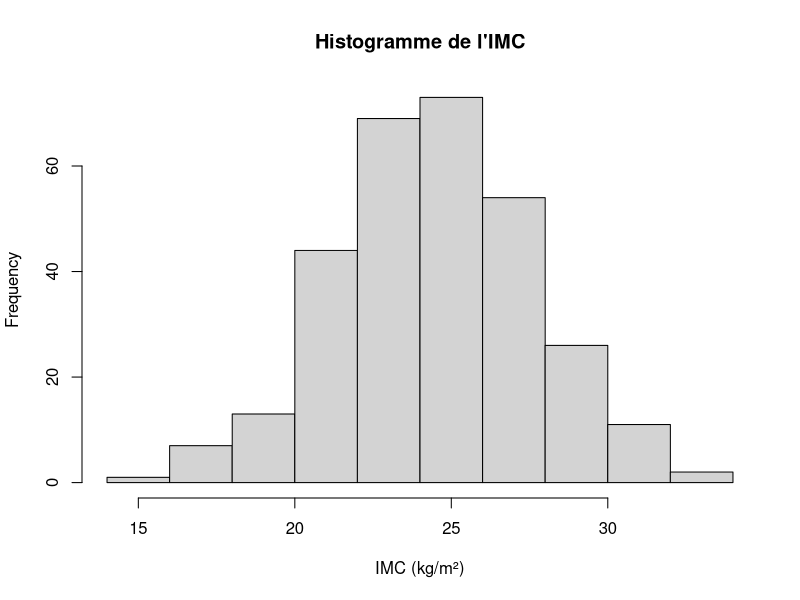
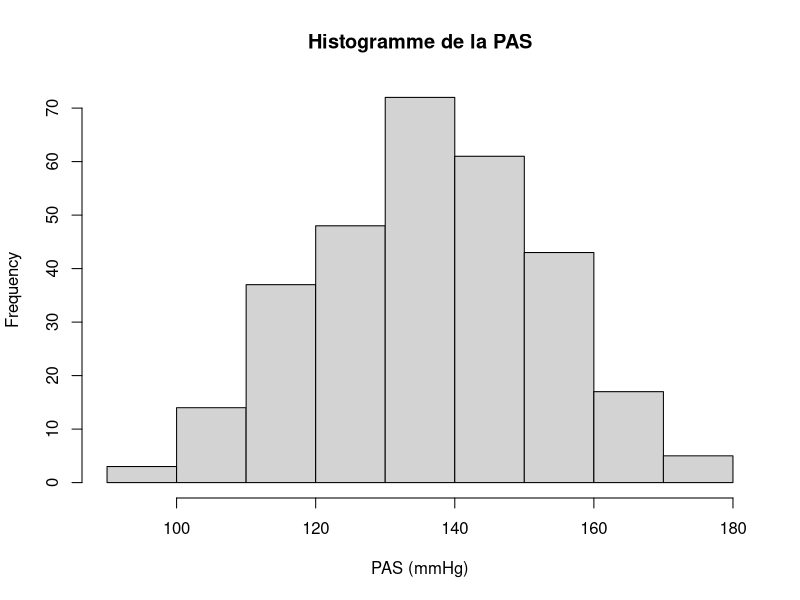
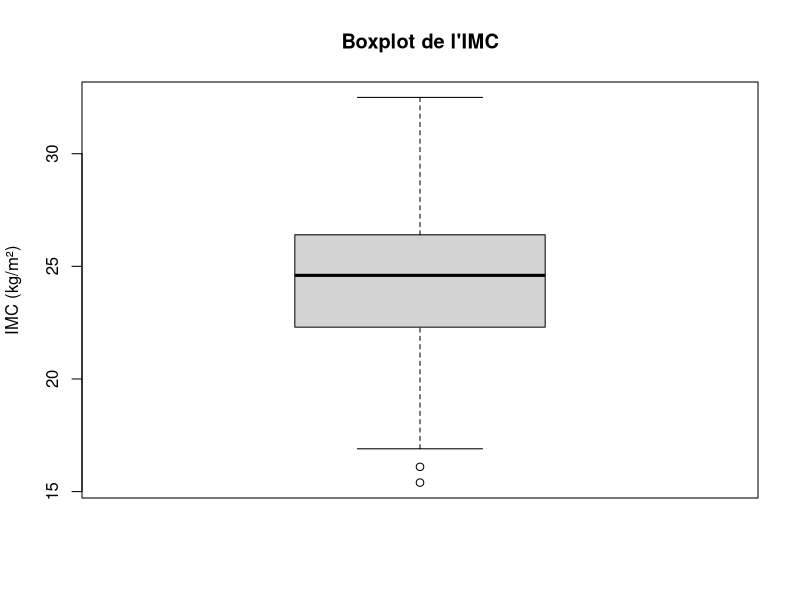
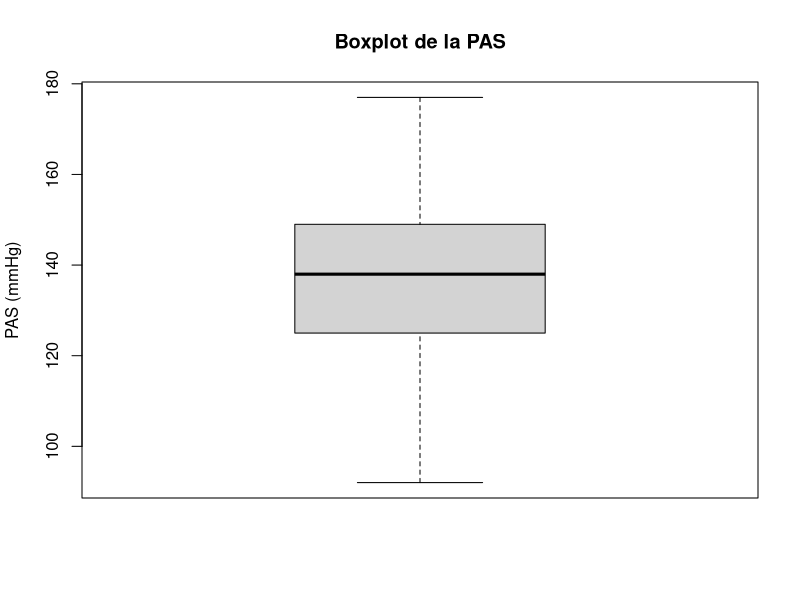
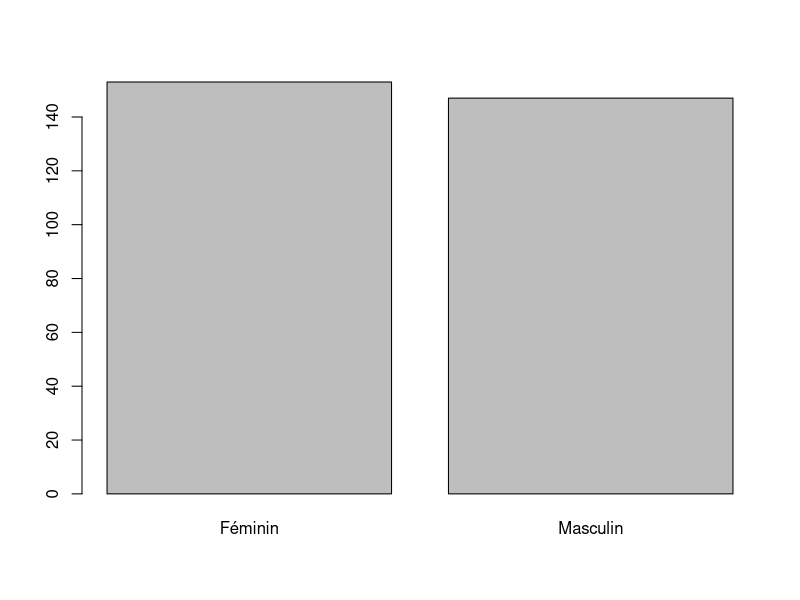
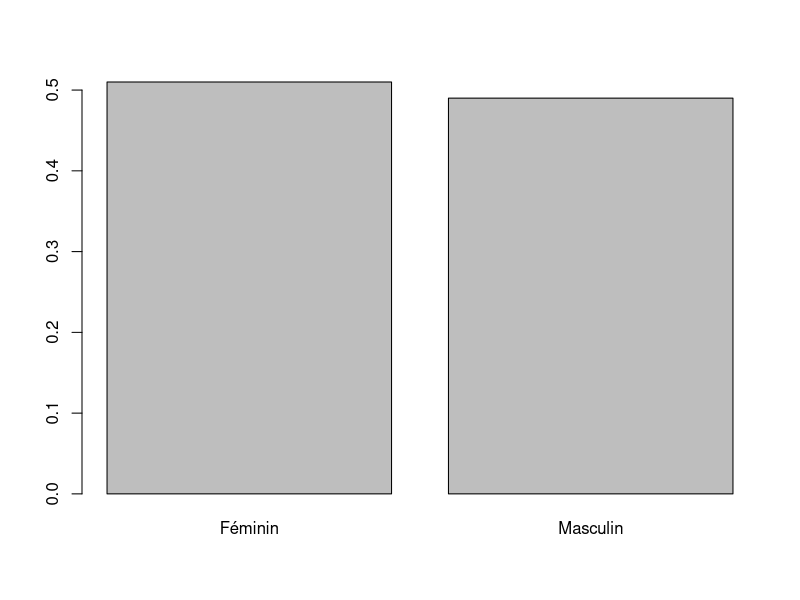
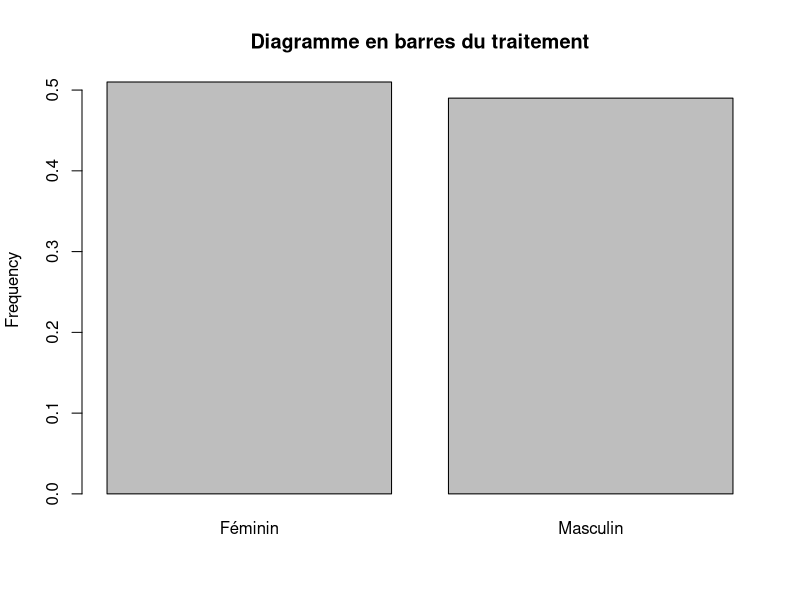
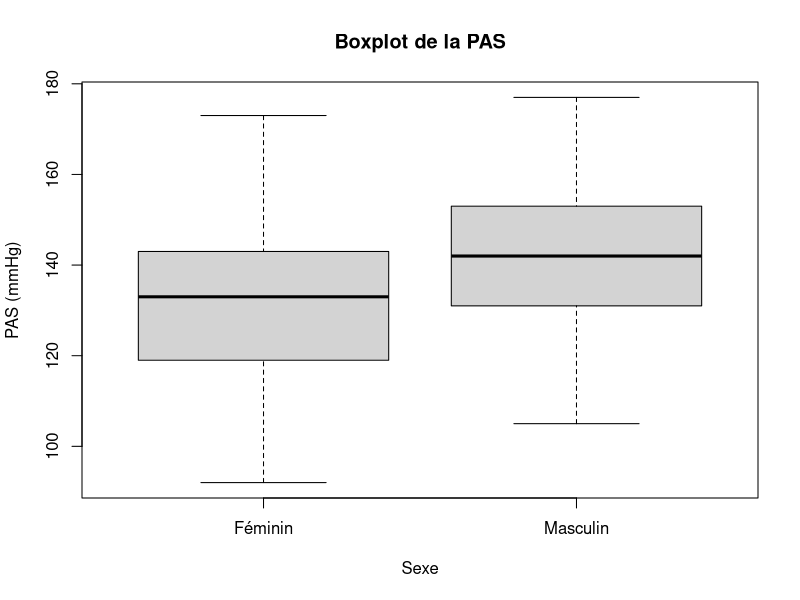

R code for these plots, in order: (Note: this script raises an error after producing the figures.)
# B Lepage le 25 aout 2025
# R version 4.5.1 (2025-06-13 ucrt) -- "Great Square Root"
# Copyright (C) 2025 The R Foundation for Statistical Computing
# Platform: x86_64-w64-mingw32/x64


### 1ers exemples d'analyse de base de données : 
rm(list = ls())
# ---------------------------------------------------------------------------- #
# 1) Importer les bases ----
# ---------------------------------------------------------------------------- #
df_1 <- read.csv2("data/df_1.csv")
meta_df_1 <- read.csv2("data/meta_df_1.csv")
meta_df_1
#      var               label id_labs code_labs         labs
# 1 subjid Identifiant patient       1        NA             
# 2    sex                Sexe       1         0      Féminin
# 3    sex                Sexe       2         1     Masculin
# 4    imc         IMC (kg/m²)       1        NA             
# 5  trait          Traitement       1         1      Placebo
# 6  trait          Traitement       2         2 Traitement A
# 7  trait          Traitement       3         3 Traitement B
# 8    pas          PAS (mmHg)       1        NA             

# ---------------------------------------------------------------------------- #
# 2) Jeter un oeil à la base de données ----
# ---------------------------------------------------------------------------- #
# pipe natif de R : 
# le pipe 
# x |> f() est équivalente à f(x) pour une fonction dont le 1er argument est argument x
# et l’écriture x |> f(y) est équivalent à f(x, y) pour une fonction à deux arguments, x et y
# c'est à dire que la valeur x à gauche du pipe (LHS, left-hand side)
# est appliquée au premier argument dans la fonction à droite du pipe (RHS right-hand side)

df_1 |> head() # équivalent de head(df_1)

df_1 |> tail()  # équivalent de tail(df_1)

df_1 |> str() # équivalent de str(df_1)

# cela permet d'avoir un code dont la décomposition est plus lisible
# par exemple 
round(mean(df_1$imc, na.rm = TRUE), digits = 1)

# est équivalent à  :
df_1$imc |> 
  mean(na.rm = TRUE) |>
  round(digits = 1)
  
# il est possible de placer l'élément à gauche du pipe à un autre argument
# dans la fonction à droite du pipe avec un "placeholder" underscore _
# x |> f(y, argument = _)     est équivalent à f(y, argument = x)
paste0("la moyenne de l'IMC est ",
       round(mean(df_1$imc, na.rm = TRUE), digits = 1),
       " kg/m2")

# est équivalent à  :
df_1$imc |> 
  mean(na.rm = TRUE) |>
  round(digits = 1) |>
  paste0("la moyenne de l'IMC est ", 
         a = _, # ne fonctionne pas si on indique "_" seul, il faut un format d'argument "a = _"
         " kg/m2")


### fonctions with() et within()
# On peut utiliser la fonction with() pour:
#  - faire des calculs statistiques
#  - faire des calculs temporaires
#  - quand il n'y a pas besoin de modifier les données

# On peut utiliser la fonction within() pour:
#  - créer de nouvelles colonnes
#  - mettre à jour des colonnes existantes
#  - les tâches de transformation de données


### fonction with()
# La fonction with() permet d'appliquer une fonction à une variable dans un data.frame
# sans utiliser l'opérateur $
mean(df_1$imc) 
# est équivalent à :
with(df_1, mean(imc)) 
# [1] 24.481

with(df_1,
     imc |> 
       mean(na.rm = TRUE) |>
       round(digits = 1) |>
       paste0("la moyenne de l'IMC est ", a = _, " kg/m2"))

# ---------------------------------------------------------------------------- #
# 3) description simple des paramètres des distributions ----
# ---------------------------------------------------------------------------- #
# la fonction within() peut modifier un data frame et retourner le data frame modifié
# on peut le faire variable par variable 
df_1.bis <- within(df_1, # au sein de la base df_1
                   sexL <- factor(sex, # pas besoin du $
                                  labels = meta_df_1$labs[meta_df_1$var == "sex"]))
# df_1.bis <- within(df_1, # au sein de la base df_1
#                    sexL <- factor(sex, # pas besoin du $
#                                   labels = meta_df_1 |> 
#                                     subset(var == "sex", labs))) 
head(df_1.bis)
#   subjid sex  imc trait pas     sexL
# 1      1   0 24.8     2 140  Féminin
# 2      2   0 24.1     3 109  Féminin
# 3      3   0 26.4     1 156  Féminin
# 4      4   0 23.3     2 124  Féminin
# 5      5   0 25.4     2 131  Féminin
# 6      6   1 25.0     3 148 Masculin

df_1.bis <- within(df_1.bis, # on part du nouveau data.frame
                   traitL <- factor(trait,
                                    labels = meta_df_1$labs[meta_df_1$var == "trait"]))
head(df_1.bis)
#   subjid sex  imc trait pas     sexL       traitL
# 1      1   0 24.8     2 140  Féminin Traitement A
# 2      2   0 24.1     3 109  Féminin Traitement B
# 3      3   0 26.4     1 156  Féminin      Placebo
# 4      4   0 23.3     2 124  Féminin Traitement A
# 5      5   0 25.4     2 131  Féminin Traitement A
# 6      6   1 25.0     3 148 Masculin Traitement B

# mais également créer plusieurs variables en même temps en mettant les expressions 
# entre accolades {}
df_1 <- within(df_1, {
                 sexL <- factor(sex, 
                                labels = meta_df_1$labs[meta_df_1$var == "sex"])
                 traitL <- factor(trait,
                                  labels = meta_df_1$labs[meta_df_1$var == "trait"])
               })
head(df_1) # à noter qu'il a terminé par la première commande sex !
#   subjid sex  imc trait pas       traitL     sexL
# 1      1   0 24.8     2 140 Traitement A  Féminin
# 2      2   0 24.1     3 109 Traitement B  Féminin
# 3      3   0 26.4     1 156      Placebo  Féminin
# 4      4   0 23.3     2 124 Traitement A  Féminin
# 5      5   0 25.4     2 131 Traitement A  Féminin
# 6      6   1 25.0     3 148 Traitement B Masculin

# +++ TOUJOURS VERIFIER QUE L'ON A CREE CORRECTEMENT LES NOUVELLES VARIABLES +++
df_1 |> 
  subset(select = c(sex, sexL)) |> 
  table()
#    sexL
# sex Féminin Masculin
# 0     153        0
# 1       0      147

df_1 |> 
  subset(select = c(trait, traitL)) |> 
  table()
#      traitL
# trait Placebo Traitement A Traitement B
# 1     120            0            0
# 2       0           91            0
# 3       0            0           89

df_1 |> summary()
#     subjid            sex            imc            trait            pas                 traitL          sexL    
# Min.   :  1.00   Min.   :0.00   Min.   :15.40   Min.   :1.000   Min.   : 92.0   Placebo     :120   Féminin :153  
# 1st Qu.: 75.75   1st Qu.:0.00   1st Qu.:22.30   1st Qu.:1.000   1st Qu.:125.0   Traitement A: 91   Masculin:147  
# Median :150.50   Median :0.00   Median :24.60   Median :2.000   Median :138.0   Traitement B: 89                 
# Mean   :150.50   Mean   :0.49   Mean   :24.48   Mean   :1.897   Mean   :137.1                                    
# 3rd Qu.:225.25   3rd Qu.:1.00   3rd Qu.:26.40   3rd Qu.:3.000   3rd Qu.:149.0                                    
# Max.   :300.00   Max.   :1.00   Max.   :32.50   Max.   :3.000   Max.   :177.0

## Conseil : il vaut mieux créer de nouvelle variable qu'écraser les variables déjà exisante
##           (éviter de remplacer les valeurs de la variable sex initiale par le facteur par exemple)

# ---------------------------------------------------------------------------- #
## 3.1) variables quantitatives ----
# ---------------------------------------------------------------------------- #
### on veut récupérer les paramètres suivants : 
###  - effectifs non-manquants
###  - moyenne
###  - écart type
###  - minimum, 1er quartiles, médiane, 3ème quartile, maximum

# comme il n'y a pas de manquant dans cette base, on peut directement utiliser
# la fonction length() ou nrow() pour connaître les effectifs 
df_1 |> nrow()

df_1$imc |> length()
# la fonction with permet d'appliquer une fonction sur une variable sans avoir besoin de l'opérateur $
with(df_1, length(imc))
# on également peut utiliser le pipe au sein de la fonction with()
with(df_1, 
     imc |> length())

# pour compter les effectifs non-manquants : 
df_1$imc[!is.na(df_1$imc)] |> length()
# avec with
with(df_1,
     length(imc[!is.na(imc)]))
# avec le pipe
df_1 |>
  subset(subset = (!is.na(imc))) |> # sélectionne la base de données sans IMC manquant
  nrow() # nombre de lignes dans cette pas de données

# moyennes
with(df_1, imc |> mean(na.rm = TRUE)) # 24.481
with(df_1, pas |> mean(na.rm = TRUE)) # 137.1467

# déviation standard (écart-type)
with(df_1, imc |> sd(na.rm = TRUE)) # 3.069072
with(df_1, pas |> sd(na.rm = TRUE)) # 16.80237

# quantiles
with(df_1, imc |> quantile(probs = c(0, 0.25, 0.5, 0.75, 1), na.rm = TRUE)) 
#   0%  25%  50%  75% 100% 
# 15.4 22.3 24.6 26.4 32.5
with(df_1, pas |> quantile(probs = c(0, 0.25, 0.5, 0.75, 1), na.rm = TRUE)) 
# 0%  25%  50%  75% 100% 
# 92  125  138  149  177


### Définir une fonction dans R
# pour récupérer l'ensemble de ces valeurs en une seule fois, 
# on peut créer une fonction qui va tous les calculer et retourner les résultats 
# sous forme de vecteur
# 3 arguments : 
#   - x la variable, 
#   - le nombre de chiffres après la virgule pour la présentation arrondie (on indique 2 par défaut)
#   - un paramètre pour définir si les manquants sont supprimés ou non pour 
#     le calcul des moyennes et autres paramètres (on indique TRUE par défaut)
univ_quanti <- function(x, dig = 2, remove_miss = TRUE) { 
  n <- length(x[!is.na(x)])     # table(!is.na(x))["TRUE"]
  moy <- mean(x, na.rm = remove_miss)
  sd <- sd(x, na.rm = remove_miss)
  q <- quantile(x, probs = c(0, 0.25, 0.5, 0.75, 1), na.rm = remove_miss)
  
  # on stocke les résultat dans un vecteur de réels 
  param <- c(n, 
             round(moy, digits = dig), 
             round(sd, digits = dig), 
             q)
  # on peut ajouter un nom à chaque élément du vecteur
  names(param) <- c("N", "mean", "sd", "min", "Q1", "median", "Q3", "max")
  return(param)
}

with(df_1, 
     imc |> univ_quanti(dig = 1, remove_miss = TRUE))
#     N   mean     sd    min     Q1 median     Q3    max 
# 300.0   24.5    3.1   15.4   22.3   24.6   26.4   32.5
with(df_1, 
     pas |> univ_quanti(dig = 1, remove_miss = TRUE))
#     N   mean     sd    min     Q1 median     Q3    max 
# 300.0  137.1   16.8   92.0  125.0  138.0  149.0  177.0 



### Fonction apply, lapply, sapply
# on peut appliquer une fonction de manière répétée : 
#  - à des colonne ou des lignes de matrices avec la fonction apply()
#  - à des vecteurs ou des listes avec lapply() ou sapply() 
#    lapply() retourne une liste
#    sapply() retourne une matrice (ou un vecteur)
df_1 |> 
  subset(select = c(imc, pas)) |>
  apply(MARGIN = 2, # applique la fonction par colonne
        FUN = univ_quanti,
        dig = 1, remove_miss = TRUE)
#          imc   pas      le résultat est une matrice de réels
# N      300.0 300.0
# mean    24.5 137.1
# sd       3.1  16.8
# min     15.4  92.0
# Q1      22.3 125.0
# median  24.6 138.0
# Q3      26.4 149.0
# max     32.5 177.0

## lapply retourne une liste de même longueur que X
df_1 |> 
  subset(select = c(imc, pas)) |>
  lapply(FUN = univ_quanti,
         dig = 1, remove_miss = TRUE)
# $imc                                                    le résultat est une liste
#     N   mean     sd    min     Q1 median     Q3    max 
# 300.0   24.5    3.1   15.4   22.3   24.6   26.4   32.5 
# 
# $pas
#     N   mean     sd    min     Q1 median     Q3    max 
# 300.0  137.1   16.8   92.0  125.0  138.0  149.0  177.0 

## sapply fonctionne comme lapply, mais retourne les résultats en vecteur ou matrice
df_1 |> 
  subset(select = c(imc, pas)) |>
  sapply(FUN = univ_quanti,
         dig = 1, remove_miss = TRUE)



# ---------------------------------------------------------------------------- #
## 3.2) variables qualitatives ----
# ---------------------------------------------------------------------------- #
### on veut récupérer les paramètres suivants : 
###  - effectifs non-manquants
###  - pourcentages

### sex
with(df_1, table(sexL)) # un vecteur avec les effectifs
with(df_1, prop.table(table(sexL))) # un vecteur avec les pourcentages
# on va combiner ces deux vecteurs pour les afficher dans une matrice 
tab_sex <- with(df_1,
                cbind(table(sexL),
                      prop.table(table(sexL)) * 100 |> 
                        round(digits = 1)))
colnames(tab_sex) <- c("n", "pct")

### traitement
tab_trait <- with(df_1,
                cbind(table(traitL),
                      prop.table(table(traitL)) * 100 |>
                        round(digits = 1)))
colnames(tab_trait) <- c("n", "pct")
# il ne fait pas l'arrondi sur les pourcentages ??!!


# ---------------------------------------------------------------------------- #
# 4) représentation graphiques des variables ----
# ---------------------------------------------------------------------------- #
# +++ C'est TOUJOURS UNE BONNE IDEE DE REGARDER SES DONNEES GRAPHIQUEMENT +++
# R base comporte quelques fonction graphiques permettant de représenter les variables
# qualitatives ou quantitatives

### Variables quantitatives : 
# histogrammes 
with(df_1, 
     imc |> hist(xlab = "IMC (kg/m²)", main = "Histogramme de l'IMC")) 
with(df_1, 
     pas |> hist(xlab = "PAS (mmHg)", main = "Histogramme de la PAS")) 

# boxplots
with(df_1,
     imc |> boxplot(main = "Boxplot de l'IMC", ylab = "IMC (kg/m²)"))
with(df_1,
     pas |> boxplot(main = "Boxplot de la PAS", ylab = "PAS (mmHg)"))

### variables qualitatives
# bar plots
with(df_1,
     table(sexL) |> barplot()) # avec les effectifs
with(df_1,
     table(sexL) |> 
       prop.table() |> 
       barplot()) # avec les pourcentages

# utiliser la variable en facteur permet d'indiquer directement les labesl en clair
with(df_1,
     table(sexL) |> 
       prop.table() |> 
       barplot(ylab = "Frequency",
               main = "Diagramme en barres du traitement")) 

### Croiser une variable quantitative en fonction d'une variable qualitative
# avec des boxplots
with(df_1,
     boxplot(pas ~ sexL,
             ylab = "PAS (mmHg)",
             xlab = meta_df_1$label[meta_df_1$var == "sex" & meta_df_1$id_labs == 1],
             main = "Boxplot de la PAS"))

with(df_1,
     boxplot(pas ~ traitL,
             ylab = "PAS (mmHg)",
             xlab = meta_df_1$label[meta_df_1$var == "trait" & meta_df_1$id_labs == 1],
             main = "Boxplot de la PAS"))

### Croiser deux variables quantitatives
# avec un nuage de points
# avec la fonction with()
with(df_1,
     plot(pas ~ imc,
          xlab = "IMC (kg/m²)", ylab = "PAS (mmHg)",
          main = "Nuage de points de la PAS en fonction de l'IMC"))

# avec le pipe natif
df_1 |>
  plot(pas ~ imc, 
       data = _, # indiquer le "placeholder" 
       xlab = "IMC (kg/m²)", ylab = "PAS (mmHg)",
       main = "Nuage de points de la PAS en fonction de l'IMC")
    


# ---------------------------------------------------------------------------- #
# 5) comparaisons bivariées ----
# ---------------------------------------------------------------------------- #
## 5.1) variables quantitatives vs quali ----
# ---------------------------------------------------------------------------- #
### on peut utiliser la fonction aggregate() qui permet d'appliquer 
### des fonctions à des sous-groupes de variables (définies en facteurs)
with(df_1,
     aggregate(x = list(imc = imc, pas = pas),
               by = list(sexL),
               FUN = mean,
               simplify = TRUE))
#    Group.1      imc      pas
# 1  Féminin 24.09281 132.4902
# 2 Masculin 24.88503 141.9932

# on modifie la fonction de calcul de paramètres en ajoutant un argument
# qui va calculer ou non les quantiles selon un argument VRAI/FAUX :
univ_quanti <- function(x, dig = 2, remove_miss = TRUE, quantiles = TRUE) { 
  n <- length(x[!is.na(x)])     # table(!is.na(x))["TRUE"]
  moy <- mean(x, na.rm = remove_miss)
  sd <- sd(x, na.rm = remove_miss)
  q <- quantile(x, probs = c(0, 0.25, 0.5, 0.75, 1), na.rm = remove_miss)
  
  # on stocke les résultat dans un vecteur de réels 
  if (quantiles == TRUE) {
    param <- c(n, 
               round(moy, digits = dig), 
               round(sd, digits = dig), 
               q)
  } else {
    param <- c(n, 
               round(moy, digits = dig), 
               round(sd, digits = dig))
  }
  
  # on peut ajouter un nom à chaque élément du vecteur
  if (quantiles == TRUE) {
    names(param) <- c("N", "mean", "sd", "min", "Q1", "median", "Q3", "max")
  } else {
    names(param) <- c("N", "mean", "sd")
  }
  
  # retourne les résultats
  return(param)
}
with(df_1,
     imc |> univ_quanti(dig = 1, remove_miss = TRUE, quantiles = TRUE))
#     N   mean     sd    min     Q1 median     Q3    max 
# 300.0   24.5    3.1   15.4   22.3   24.6   26.4   32.5
with(df_1,
     imc |> univ_quanti(dig = 1, remove_miss = TRUE, quantiles = FALSE))
#     N  mean    sd 
# 300.0  24.5   3.1

imc_by_sex <- with(df_1,
                   aggregate(x = imc, 
                             by = list(sexL), 
                             FUN = univ_quanti, # fonction à utiliser
                             dig = 1, remove_miss = TRUE, quantiles = FALSE)) 
imc_by_sex
#    Group.1   x.N x.mean  x.sd
# 1  Féminin 153.0   24.1   3.1
# 2 Masculin 147.0   24.9   3.0

pas_by_sex <- with(df_1,
                   aggregate(x = pas, 
                             by = list(sexL), 
                             FUN = univ_quanti, # fonction à utiliser
                             dig = 1, remove_miss = TRUE, quantiles = FALSE))
pas_by_sex
#    Group.1   x.N x.mean  x.sd
# 1  Féminin 153.0  132.5  16.8
# 2 Masculin 147.0  142.0  15.5


### fonction tapply()
imc_by_sex.bis <- with(df_1,
                       tapply(X = imc, 
                              INDEX = list(sexL), 
                              FUN = univ_quanti, # fonction à utiliser
                              dig = 1, remove_miss = TRUE, quantiles = FALSE)) 
imc_by_sex.bis
# $Féminin
# N  mean    sd 
# 153.0  24.1   3.1 
# 
# $Masculin
# N  mean    sd 
# 147.0  24.9   3.0


# ---------------------------------------------------------------------------- #
## 5.2) variables qualitatives vs quali ----
# ---------------------------------------------------------------------------- #
### description du sexe en fonction du traitement :

## effectifs : 
trait_by_sex_N <- table(df_1$sexL, df_1$traitL)
trait_by_sex_N
#          Placebo Traitement A Traitement B
# Féminin       57           46           50
# Masculin      63           45           39

## pourcentages 
trait_by_sex_pct <- prop.table(trait_by_sex_N,
                               margin = 2) # 1 = par ligne, 2 = par colonne, NULL = par cellule)
trait_by_sex_pct
#            Placebo Traitement A Traitement B
# Féminin  0.4750000    0.5054945    0.5617978
# Masculin 0.5250000    0.4945055    0.4382022

## si on veut afficher dans une même table les effectifs et pourcentage, 
## on peut utiliser paste0 et arrondire les pourcentages
tab_biv_quali <- paste0(trait_by_sex_N, "(",round(trait_by_sex_pct * 100, digits = 1), "%)")
tab_biv_quali
# c'est devenu un vecteur atomique de caractères
# on va lui redonner les dimensions et noms des matrices initiales
dim(tab_biv_quali) <- dim(trait_by_sex_N)
dimnames(tab_biv_quali) <- dimnames(trait_by_sex_N)
tab_biv_quali
#         Placebo     Traitement A Traitement B
# Féminin  "57(47.5%)" "46(50.5%)"  "50(56.2%)" 
# Masculin "63(52.5%)" "45(49.5%)"  "39(43.8%)"


### sex
table(df_1$sexL) # un vecteur avec les effectifs
prop.table(table(df_1$sexL)) # un vecteur avec les pourcentages
# on va combiner ces deux vecteurs pour les afficher dans une matrice 
tab_sex <- cbind(table(df_1$sexL), 
                 round(prop.table(table(df_1$sexL)) * 100, digits = 1))
colnames(tab_sex) <- c("n", "pct")

### traitement
tab_trait <- cbind(table(df_1$traitL), 
                   round(prop.table(table(df_1$traitL)) * 100, digits = 1))
colnames(tab_trait) <- c("n", "pct")

# ---------------------------------------------------------------------------- #
## 5.3) Tests de Student et Wilcoxon ----
# ---------------------------------------------------------------------------- #
# Comparaison de l'IMC et de la PAS en fonction du sexe (2 moyennes)
### Test de Student
ttest.imc.sex <- t.test(data = df_1, imc ~ sex, 
                        var.equal = TRUE) # par défaut, c'est faux, il applique 
# un test de Welch (pour variances inégales)
ttest.imc.sex
# Two Sample t-test
# 
# data:  imc by sex
# t = -2.2502, df = 298, p-value = 0.02517
# alternative hypothesis: true difference in means between group 0 and group 1 is not equal to 0
# 95 percent confidence interval:
#   -1.48508718 -0.09935993
# sample estimates:
# mean in group 0 mean in group 1 
#        24.09281        24.88503 

ttest.imc.sex$p.value # [1] 0.02516741    p-value
ttest.imc.sex$conf.int # intervalle de confiance à 95% de la dif. des 2 moyennes
# [1] -1.48508718 -0.09935993
# attr(,"conf.level")
# [1] 0.95

ttest.pas.sex <- t.test(data = df_1, pas ~ sex, 
                        var.equal = TRUE)

### Test de Levene pour vérifier l'égalité des variances
# la fonction du test de Levene est dans le package "car"
?car::leveneTest
car::leveneTest(data = df_1, imc ~ sexL) # la variable en classe doit être un factor
car::leveneTest(data = df_1, pas ~ sexL) # la variable en classe doit être un factor
# OK, les deux p-values sont largement > 0.05


### on peut ajouter ces p-values aux tables descriptives réalisées précédemment : 
tb_biv_quanti1$`p-values` <- c("", 
                               as.character(round(ttest.imc.sex$p.value, digits = 2)), 
                               as.character(round(ttest.pas.sex$p.value, digits = 7)))
qflextable(tb_biv_quanti1)


### Si les variances n'avaient pas été égales, on aurait appliqué le 
### Test de Wilcoxon-Mann-Whitney
wilcox.test(data = df_1, imc ~ sex) # p-value = 0.02499
wilcox.test(data = df_1, pas ~ sex) # p-value = 1.529e-06

# ---------------------------------------------------------------------------- #
## 5.4) Tests d'ANOVA et de Kruskal-Wallis ----
# ---------------------------------------------------------------------------- #
# Comparaison de l'IMC et de la PAS en fonction du traitement (3 moyennes)
### Test d'Anova
# c'est un modèle linéaire, on va utiliser la fonction lm() pour linear model
# utiliser le facteur traitL permet de créer automatiquement des indicatrices
mod_imc_trait <- lm(imc ~ traitL, 
                    data = df_1)
summary(mod_imc_trait)
# Coefficients:
#                    Estimate Std. Error t value Pr(>|t|)    
# (Intercept)        24.32083    0.28032  86.761   <2e-16 ***
# traitLTraitement A  0.50774    0.42685   1.190    0.235    
# traitLTraitement B  0.02074    0.42957   0.048    0.962

# pour réaliser le test d'Anova, on le calcule avec la commande anova appliquée
# à notre résultat, pour avoir la table d'Anova avec les sources de variabilité
anova_imc_trait <- anova(mod_imc_trait) 
# Response: imc
#            Df Sum Sq Mean Sq F value Pr(>F)
# traitL      2   15.8  7.9009  0.8379 0.4336    p = 0.43
# Residuals 297 2800.5  9.4294

class(anova_imc_trait) # le résultat est un data.frame (bien adapté pour une table)
anova_imc_trait$`Pr(>F)`[1] # 0.4336368

anova_pas_trait <- anova(lm(pas ~ traitL, 
                            data = df_1)) 
anova_pas_trait$`Pr(>F)`[1] # p-value = 1.671077e-05 pour la PAS en fonction du ttt

### on peut ajouter ces p-values aux tables descriptives réalisées précédemment : 
tb_biv_quanti2$`p-values` <- c(as.character(round(anova_imc_trait$`Pr(>F)`[1], digits = 2)), 
                               as.character(round(anova_pas_trait$`Pr(>F)`[1], digits = 5)))
qflextable(tb_biv_quanti2)

### on vérifie l'égalité des variances : 
car::leveneTest(data = df_1, imc ~ traitL) # p = 0.3372   OK
car::leveneTest(data = df_1, pas ~ traitL) # p = 0.4703   OK

### si les variances avaient été inégales, on aurait appliqué un test de Kruskal-Wallis
kruskal.test(imc ~ traitL, data = df_1) # p-value = 0.327
kruskal.test(pas ~ traitL, data = df_1) # p-value = 6.33e-05
# les conclusions sont les mêmes qu'avec l'ANOVA


# ---------------------------------------------------------------------------- #
## 5.5) Tests du chi 2 et test exact de Fisher ----
# ---------------------------------------------------------------------------- #
# appliquer un test du chi2 à la table traitement en fonction du sex
chi2 <- chisq.test(table(df_1$sexL, df_1$traitL), 
                   correct = FALSE) # attention, par défaut il applique la correction de Yates pour les petits effectifs
chi2
# Pearson's Chi-squared test
# 
# data:  table(df_1$sexL, df_1$traitL)
# X-squared = 1.5512, df = 2, p-value = 0.4604      # p-value = 0.46

# vérification des conditions d'application : effectifs attendus dans chaque case : 
chi2$expected
#          Placebo Traitement A Traitement B
# Féminin     61.2        46.41        45.39
# Masculin    58.8        44.59        43.61
# les effectifs sont bien tous > ou = à 5

## si on avait du appliquer un test exact de fisher : 
fisher <- fisher.test(table(df_1$sexL, df_1$traitL))
fisher
# Fisher's Exact Test for Count Data
# 
# data:  table(df_1$sexL, df_1$traitL)
# p-value = 0.4536
# alternative hypothesis: two.sided



# ---------------------------------------------------------------------------- #
# 6) modèle multivarié ----
# ---------------------------------------------------------------------------- #
# on va faire un modèle de la PAS en fonction du traitement, ajusté sur le sexe et l'IMC
model <- lm(pas ~ traitL + sexL + imc, 
            data = df_1)
summary(model)
# Coefficients:
#                    Estimate Std. Error t value Pr(>|t|)    
# (Intercept)        110.0173     7.1359  15.417  < 2e-16 ***
# traitLTraitement A -11.0405     2.1233  -5.200 3.74e-07 *** 
# traitLTraitement B  -2.9255     2.1361  -1.370 0.171866    
# sexLMasculin         8.5039     1.7785   4.782 2.75e-06 ***
# imc                  1.1102     0.2902   3.825 0.000159 ***

# on observait une PAS significativement moins élevée de -11.0 mmHg en moyenne 
# dans le groupe A versus placebo (p=3e-7)
# on observait une PAS moins élevée de -2.9 mmHg en moyenne dans le groupe B 
# versus placebo, de manière non-significative (p=0.17)

# par ailleurs, on observait que le sexe masculin et l'imc sont significativement
# associés à la PAS (mais ce n'était pas notre question, ce sont de simples
# facteurs prédictifs)

## on peut appliquer un diagnostic graphique des résidus avec la fonction plot()
## appliquée au model
plot(model)
# - le 1er graphique est le nuage de points des résidus en fonction des valeurs prédites
# - le 2ème graphique permet de vérifier la normalité des résidus standardisés
# - le 3ème graphique est le nuage de points de la racine carrée des résidus 
#   standardisés en fonction des valeurs prédites
# - le 4ème graphique le nuage de points des résidus standardisés en fonction des 
#   des distances de Cook (pour évaluer l'effet levier)

## on peut également faire à la main le nuage de points des résidus en fonction
## des valeurs prédites 
loes.model <- loess(model$residuals ~ model$fitted.values)
plot(model$residuals ~ model$fitted.values)
lines(predict(loes.model), col='red', lwd=2)

scatter.smooth(model$fitted.values, model$residuals, 
               lpars =list(col = "red", lwd = 0.5, lty = 1), 
               xlab = "Valeurs prédites", ylab = "Résidus")
abline(h = 0, lwd = 0.5, lty = 2) # ajoute une ligne de référence en pointillés

